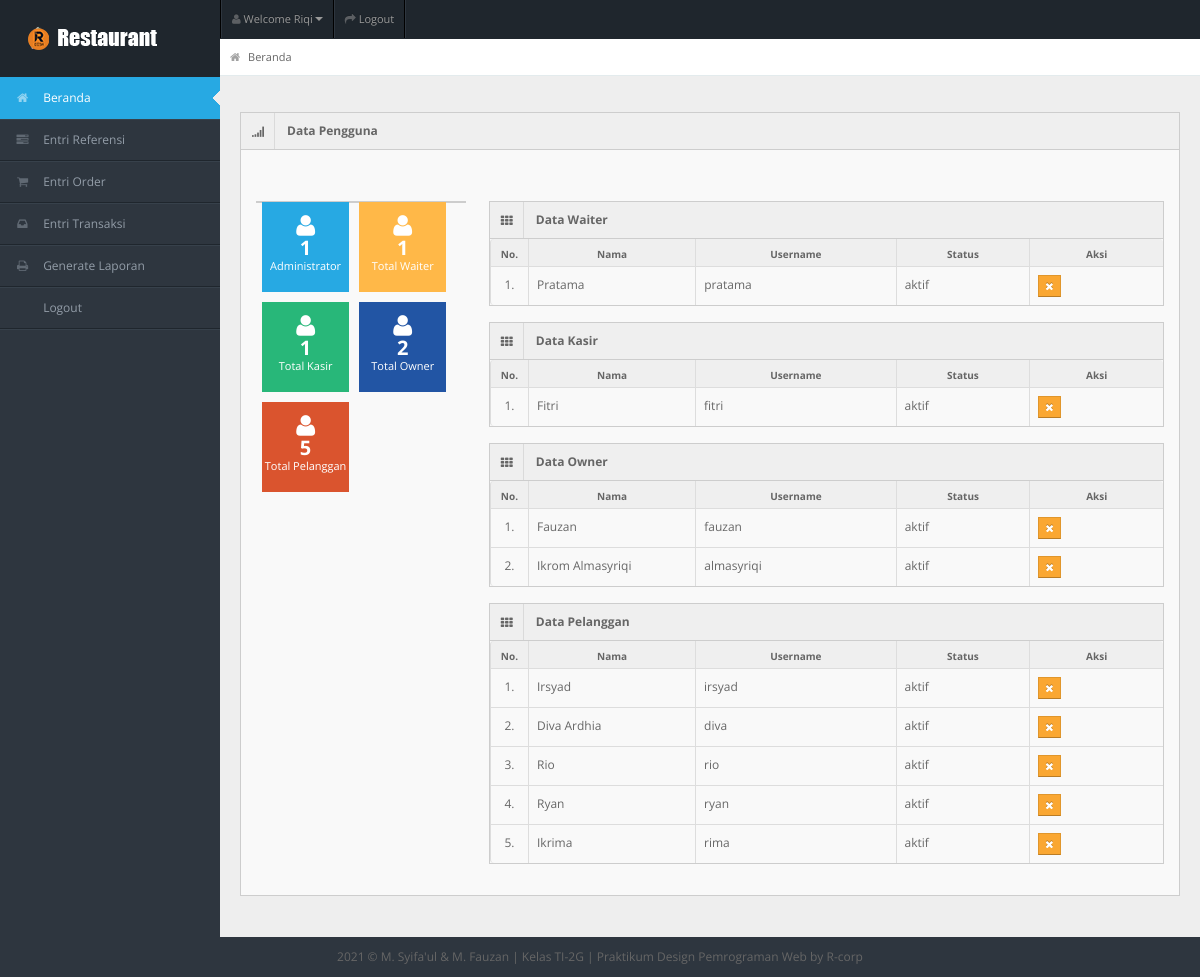
Page /beranda.php (signed in) on the committed database.
### tables this page shows
CREATE TABLE `tb_user` (
  `id_user` int(11) NOT NULL,
  `username` varchar(150) NOT NULL,
  `password` varchar(150) NOT NULL,
  `nama_user` varchar(150) NOT NULL,
  `id_level` int(11) NOT NULL,
  `status` varchar(150) NOT NULL
);

### beranda.php (the view, shortened to what this page needs)
<!DOCTYPE html>
<?php
include "connection/koneksi.php";
$id = $_SESSION['id_user'];
if(isset ($_SESSION['username'])){
  $query = "select * from tb_user natural join tb_level where id_user = $id";
  mysqli_query($conn, $query);
  $sql = mysqli_query($conn, $query);
  $query_jml_adm = "select count(*) AS jumlah_adm from tb_user natural join tb_level where id_level = 1 and status = 'aktif'";
  $sql_jml_adm = mysqli_query($conn, $query_jml_adm);
  $result_adm = mysqli_fetch_array($sql_jml_adm);
  $query_jml_wtr = "select count(*) AS jumlah_wtr from tb_user natural join tb_level where id_level = 2 and status = 'aktif'";
  $sql_jml_wtr = mysqli_query($conn, $query_jml_wtr);
  $result_wtr = mysqli_fetch_array($sql_jml_wtr);
  $query_jml_ksr = "select count(*) AS jumlah_ksr from tb_user natural join tb_level where id_level = 3 and status = 'aktif'";
  $sql_jml_ksr = mysqli_query($conn, $query_jml_ksr);
  $result_ksr = mysqli_fetch_array($sql_jml_ksr);
  $query_jml_own = "select count(*) AS jumlah_own from tb_user natural join tb_level where id_level = 4 and status = 'aktif'";
  $sql_jml_own = mysqli_query($conn, $query_jml_own);
  $result_own = mysqli_fetch_array($sql_jml_own);
  $query_jml_plg = "select count(*) AS jumlah_plg from tb_user natural join tb_level where id_level = 5 and status = 'aktif'";
  $sql_jml_plg = mysqli_query($conn, $query_jml_plg);
  $result_plg = mysqli_fetch_array($sql_jml_plg);
  while($r = mysqli_fetch_array($sql)){
?>
<html lang="en">
<head>
<link rel="stylesheet" href="template/dashboard/css/bootstrap.min.css" />
<link rel="stylesheet" href="template/dashboard/css/bootstrap-responsive.min.css" />
<link rel="stylesheet" href="template/dashboard/css/fullcalendar.css" />
<link rel="stylesheet" href="matrix-style.css" />
<link rel="stylesheet" href="template/dashboard/css/matrix-media.css" />
<link href="template/dashboard/font-awesome/css/font-awesome.css" rel="stylesheet" />
<link rel="stylesheet" href="template/dashboard/css/jquery.gritter.css" />
</head>
<body>
<div id="header">
  <h1><a href="dashboard.php">Beranda</a></h1>
</div>
<div id="user-nav" class="navbar navbar-inverse">
  <ul class="nav">
    <li  class="dropdown" id="profile-messages" ><a title="" href="#" data-toggle="dropdown" data-target="#profile-messages" class="dropdown-toggle"><i class="icon icon-user"></i>  <span class="text">Welcome <?php echo $r['nama_user'];?></span><b class="caret"></b></a>
    </li>
    <li class=""><a title="" href="logout.php"><i class="icon icon-share-alt"></i> <span class="text">Logout</span></a></li>
  </ul>
</div>
<div id="sidebar"><a href="beranda.php" class="visible-phone"><i class="icon icon-home"></i> Beranda</a>
  <ul>
  <?php
    if($r['id_level'] == 1){
  ?>
    <li class="active"><a href="beranda.php"><i class="icon icon-home"></i> <span>Beranda</span></a> </li>
    <li> <a href="entri_referensi.php"><i class="icon icon-tasks"></i> <span>Entri Referensi</span></a> </li>
    <li> <a href="entri_order.php"><i class="icon icon-shopping-cart"></i> <span>Entri Order</span></a> </li>
    <li> <a href="entri_transaksi.php"><i class="icon icon-inbox"></i> <span>Entri Transaksi</span></a> </li>
    <li> <a href="generate_laporan.php"><i class="icon icon-print"></i> <span>Generate Laporan</span></a> </li>
    <li> <a href="logout.php"><i class="icon icon-sign-out"></i> <span>Logout</span></a> </li>
  <?php
    } else if($r['id_level'] == 2){
  ?>
    <li class="active"><a href="beranda.php"><i class="icon icon-home"></i> <span>Beranda</span></a> </li>
    <li> <a href="entri_order.php"><i class="icon icon-shopping-cart"></i> <span>Entri Order</span></a> </li>
    <li> <a href="generate_laporan.php"><i class="icon icon-print"></i> <span>Generate Laporan</span></a> </li>
    <li> <a href="logout.php"><i class="icon icon-sign-out"></i> <span>Logout</span></a> </li>
  <?php
    } else if($r['id_level'] == 3){
  ?>
    <li class="active"><a href="beranda.php"><i class="icon icon-home"></i> <span>Beranda</span></a> </li>
    <li> <a href="entri_transaksi.php"><i class="icon icon-inbox"></i> <span>Entri Transaksi</span></a> </li>
    <li> <a href="generate_laporan.php"><i class="icon icon-print"></i> <span>Generate Laporan</span></a> </li>
    <li> <a href="logout.php"><i class="icon icon-sign-out"></i> <span>Logout</span></a> </li>
  <?php
    } else if($r['id_level'] == 4){
  ?>
    <li class="active"><a href="beranda.php"><i class="icon icon-home"></i> <span>Beranda</span></a> </li>
    <li> <a href="generate_laporan.php"><i class="icon icon-print"></i> <span>Generate Laporan</span></a> </li>
    <li> <a href="logout.php"><i class="icon icon-sign-out"></i> <span>Logout</span></a> </li>
  <?php
    } else if($r['id_level'] == 5){
  ?>
    <li class="active"><a href="beranda.php"><i class="icon icon-home"></i> <span>Beranda</span></a> </li>
    <li> <a href="entri_order.php"><i class="icon icon-shopping-cart"></i> <span>Entri Order</span></a> </li>
    <li> <a href="logout.php"><i class="icon icon-sign-out"></i> <span>Logout</span></a> </li>
  <?php
    }
  ?>
  </ul>
</div>
<div id="content">
  <div id="content-header">
    <div id="breadcrumb"> <a href="beranda.php" title="Go to Home" class="tip-bottom"><i class="icon-home"></i> Beranda</a></div>
  </div>
  <div class="container-fluid">
    <div class="row-fluid">
    <?php
      if($r['id_level'] == 1 || $r['id_level'] == 2 || $r['id_level'] == 3){
    ?>
      <div class="widget-box">
        <div class="widget-title bg_lg"><span class="icon"><i class="icon-signal"></i></span>
          <h5>Data Pengguna</h5>
        </div>
        <div class="widget-content" >
          <div class="row-fluid">
            <div class="span3">
              <div class="widget-box">
                <div class="widget-content nopadding">
                  <ul class="site-stats quick-actions">
                    <li class="bg_lb"><i class="icon-user"></i> <strong><?php echo $result_adm['jumlah_adm']; ?></strong> <small>Administrator</small></li>
                    <li class="bg_ly"><i class="icon-user"></i> <strong><?php echo $result_wtr['jumlah_wtr']; ?></strong> <small>Total Waiter</small></li>
                    <li class="bg_lg"><i class="icon-user"></i> <strong><?php echo $result_ksr['jumlah_ksr']; ?></strong> <small>Total Kasir</small></li>
                    <li class="bg_ls"><i class="icon-user"></i> <strong><?php echo $result_own['jumlah_own']; ?></strong> <small>Total Owner</small></li>
                    <li class="bg_lo"><i class="icon-user"></i> <strong><?php echo $result_plg['jumlah_plg']; ?></strong> <small>Total Pelanggan</small></li>
                  </ul>
                </div>
              </div>
            </div>
            <div class="span9">
              <div class="widget-box">
                <?php
                  $query_data_wtr = "select * from tb_user where id_level = 2";
                  $sql_data_wtr = mysqli_query($conn, $query_data_wtr);
                  $no = 1;
                ?>
                <div class="widget-title"> <span class="icon"> <i class="icon-th"></i> </span>
                  <h5>Data Waiter</h5>
                </div>
                <div class="widget-content nopadding">
                  <table class="table table-bordered" style="width: 100%">
                    <thead>
                      <tr>
                        <th style="width:5%">No.</th>
                        <th style="width:25%">Nama</th>
                        <th style="width:30%">Username</th>
                        <th style="width:20%">Status</th>
                        <th style="width:20%">Aksi</th>
                      </tr>
                    </thead>
                    <tbody>
                      <?php
                        while($r_dt_wtr = mysqli_fetch_array($sql_data_wtr)){
                      ?>
                        <tr class="odd gradeX">
                          <td><center><?php echo $no++; ?>.</center></td>
                          <td><?php echo $r_dt_wtr['nama_user']; ?></td>
                          <td><?php echo $r_dt_wtr['username']; ?></td>
                          <td><?php echo $r_dt_wtr['status']; ?></td>
                          <td>
                            <form action="" method="post">
                            <?php
                              if($r_dt_wtr['status'] == 'aktif'){
                            ?>
                                <button name="unvalidasi" value="<?php echo $r_dt_wtr['id_user']; ?>" class="btn btn-warning btn-mini">
                                  <i class='icon icon-remove'></i>
                                </button>
                            <?php
                              }
                            ?>
                            </form>
                          </td>
                        </tr>
                      <?php
                        }
                      ?>
                    </tbody>
                  </table>
                </div>
              </div>
              <div class="widget-box">
                <?php
                  $query_data_ksr = "select * from tb_user where id_level = 3";
                  $sql_data_ksr = mysqli_query($conn, $query_data_ksr);
                  $no_ksr = 1;
                ?>
                <div class="widget-title"> <span class="icon"> <i class="icon-th"></i> </span>
                  <h5>Data Kasir</h5>
                </div>
                <div class="widget-content nopadding">
                  <table class="table table-bordered table-striped " style="width: 100%">
                    <thead>
                      <tr>
                        <th style="width:5%">No.</th>
                        <th style="width:25%">Nama</th>
                        <th style="width:30%">Username</th>
                        <th style="width:20%">Status</th>
                        <th style="width:20%">Aksi</th>
                      </tr>
                    </thead>
                    <tbody>
                      <?php
                        while($r_dt_ksr = mysqli_fetch_array($sql_data_ksr)){
                      ?>
                        <tr class="odd gradeX">
                          <td><center><?php echo $no_ksr++; ?>.</center></td>
                          <td><?php echo $r_dt_ksr['nama_user']; ?></td>
                          <td><?php echo $r_dt_ksr['username']; ?></td>
                          <td><?php echo $r_dt_ksr['status']; ?></td>
                          <td>
                            <form action="" method="post">
                            <?php
                              if($r_dt_ksr['status'] == 'aktif'){
                            ?>
                                <button name="unvalidasi" value="<?php echo $r_dt_ksr['id_user']; ?>" class="btn btn-warning btn-mini">
                                  <i class='icon icon-remove'></i>
                                </button>
                            <?php
                              }
                            ?>
                            </form>
                          </td>
                        </tr>
                      <?php
                        }
                      ?>
                    </tbody>
                  </table>
                </div>
              </div>
              <div class="widget-box">
                <?php
                  $query_data_own = "select * from tb_user where id_level = 4";
                  $sql_data_own = mysqli_query($conn, $query_data_own);
                  $no_own = 1;
                ?>
                <div class="widget-title"> <span class="icon"> <i class="icon-th"></i> </span>
                  <h5>Data Owner</h5>
                </div>
                <div class="widget-content nopadding">
                  <table class="table table-bordered table-striped" style="width: 100%">
                    <thead>
                      <tr>
                        <th style="width:5%">No.</th>
                        <th style="width:25%">Nama</th>
                        <th style="width:30%">Username</th>
                        <th style="width:20%">Status</th>
                        <th style="width:20%">Aksi</th>
                      </tr>
                    </thead>
                    <tbody>
                      <?php
                        while($r_dt_own = mysqli_fetch_array($sql_data_own)){
                      ?>
                        <tr class="odd gradeX">
                          <td><center><?php echo $no_own++; ?>.</center></td>
                          <td><?php echo $r_dt_own['nama_user']; ?></td>
                          <td><?php echo $r_dt_own['username']; ?></td>
                          <td><?php echo $r_dt_own['status']; ?></td>
                          <td>
                            <form action="" method="post">
                            <?php
                              if($r_dt_own['status'] == 'aktif'){
                            ?>
                                <button name="unvalidasi" value="<?php echo $r_dt_own['id_user']; ?>" class="btn btn-warning btn-mini">
                                  <i class='icon icon-remove'></i>
                                </button>
                            <?php
                              }
                            ?>
                            </form>
                          </td>
                        </tr>
                      <?php
                        }
                      ?>
                    </tbody>
                  </table>
                </div>
              </div>
              <div class="widget-box">
                <?php
                  $query_data_plg = "select * from tb_user where id_level = 5";
                  $sql_data_plg = mysqli_query($conn, $query_data_plg);
                  $no_plg = 1;
                ?>
                <div class="widget-title"> <span class="icon"> <i class="icon-th"></i> </span>
                  <h5>Data Pelanggan</h5>
                </div>
                <div class="widget-content nopadding">
                  <table class="table table-bordered table-striped" style="width: 100%">
                    <thead>
                      <tr>
                        <th style="width:5%">No.</th>
                        <th style="width:25%">Nama</th>
                        <th style="width:30%">Username</th>
                        <th style="width:20%">Status</th>
                        <th style="width:20%">Aksi</th>
                      </tr>
                    </thead>
                    <tbody>
                      <?php
                        while($r_dt_plg = mysqli_fetch_array($sql_data_plg)){
                      ?>
                        <tr class="odd gradeX">
                          <td><center><?php echo $no_plg++; ?>.</center></td>
                          <td><?php echo $r_dt_plg['nama_user']; ?></td>
                          <td><?php echo $r_dt_plg['username']; ?></td>
                          <td><?php echo $r_dt_plg['status']; ?></td>
                          <td>
                            <form action="" method="post">
                            <?php
                              if($r_dt_plg['status'] == 'aktif'){
                            ?>
                                <button name="unvalidasi" value="<?php echo $r_dt_plg['id_user']; ?>" class="btn btn-warning btn-mini">
                                  <i class='icon icon-remove'></i>
                                </button>
                            <?php
                              }
                            ?>
                            </form>
                          </td>
                        </tr>
                      <?php
                        }
                      ?>
                    </tbody>
                  </table>
                </div>
              </div>
            </div>
          </div>
        </div>
      </div>
      <?php
        }
      ?>
    </div>
  </div>
</div>
<div class="row-fluid">
  <div id="footer" class="span12"> <?php echo date('Y'); ?> &copy; M. Syifa'ul & M. Fauzan | Kelas TI-2G |
								Praktikum Design Pemrograman Web <a href="#">by R-corp</a> </div>
</div>
</body>
</html>
<?php
  }
} else {
  header('location: logout.php');
}
?>

### rows in the picture
tb_user: nama_user "Riqi", jumlah_adm "1", jumlah_wtr "1", jumlah_ksr "1", jumlah_own "2", jumlah_plg "5"
tb_user: nama_user "Pratama", username "pratama", status "aktif", $r_dt_wtr['id_user'] 6 (drawn)
tb_user: nama_user "Fitri", username "fitri", status "aktif", $r_dt_ksr['id_user'] 7 (drawn)
tb_user: nama_user "Fauzan", username "fauzan", status "aktif", $r_dt_own['id_user'] 8 (drawn)
tb_user: nama_user "Ikrom Almasyriqi", username "almasyriqi", status "aktif", $r_dt_own['id_user'] 9 (drawn)
tb_user: nama_user "Irsyad", username "irsyad", status "aktif", $r_dt_plg['id_user'] 10 (drawn)
tb_user: nama_user "Diva Ardhia", username "diva", status "aktif", $r_dt_plg['id_user'] 13 (drawn)
tb_user: nama_user "Rio", username "rio", status "aktif", $r_dt_plg['id_user'] 15 (drawn)
tb_user: nama_user "Ryan", username "ryan", status "aktif", $r_dt_plg['id_user'] 17 (drawn)
tb_user: nama_user "Ikrima", username "rima", status "aktif", $r_dt_plg['id_user'] 18 (drawn)
